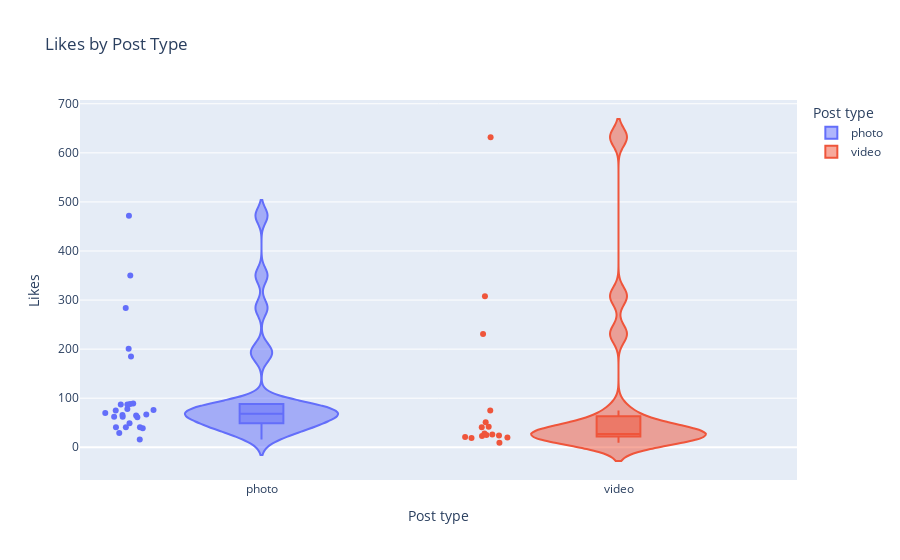

The code cell stored with this chart in its notebook:
### Code cell
fig = px.violin(combined_data, x ='Post type', y ='Likes', color = 'Post type', box = True,
                points = "all", hover_data = combined_data.columns,
                title = 'Likes by Post Type')
fig.show()

### Figure 1 — Plotly figure (JSON) as saved in the notebook; plotly's stock layout.template omitted (floating-point values rounded to 4 significant figures; data arrays with more than 128 entries replaced by an {"elided": "..."} marker saying what was removed)
{"data": [{"alignmentgroup": "True", "box": {"visible": true}, "customdata": {"elided": "79x9 mixed values"}, "hovertemplate": "Post type=%{x}<br>Likes=%{y}<br>Description=%{customdata[0]}<br>Duration (sec)=%{customdata[1]}<br>Shares=%{customdata[2]}<br>Plays=%{customdata[3]}<br>Comments=%{customdata[4]}<br>Saves=%{customdata[5]}<br>Impressions=%{customdata[6]}<br>Reach=%{customdata[7]}<br>Reactions=%{customdata[8]}<extra></extra>", "legendgroup": "photo", "marker": {"color": "#636efa"}, "name": "photo", "offsetgroup": "photo", "orientation": "v", "points": "all", "scalegroup": "True", "showlegend": true, "type": "violin", "x": ["photo", "photo", "photo", "photo", "photo", "photo", "photo", "photo", "photo", "photo", "photo", "photo", "photo", "photo", "photo", "photo", "photo", "photo", "photo", "photo", "photo", "photo", "photo", "photo", "photo", "photo", "photo", "photo", "photo", "photo", "photo", "photo", "photo", "photo", "photo", "photo", "photo", "photo", "photo", "photo", "photo", "photo", "photo", "photo", "photo", "photo", "photo", "photo", "photo", "photo", "photo", "photo", "photo", "photo", "photo", "photo", "photo", "photo", "photo", "photo", "photo", "photo", "photo", "photo", "photo", "photo", "photo", "photo", "photo", "photo", "photo", "photo", "photo", "photo", "photo", "photo", "photo", "photo", "photo"], "x0": " ", "xaxis": "x", "y": [88, 62, 61, 41, 70, 62, 350, 67, 29, 87, 76, 66, 16, 41, 65, 49, 89, 185, 201, 39, 472, 87, 284, 41, 75, 78, null, null, null, null, null, null, null, null, null, null, null, null, null, null, null, null, null, null, null, null, null, null, null, null, null, null, null, null, null, null, null, null, null, null, null, null, null, null, null, null, null, null, null, null, null, null, null, null, null, null, null, null, null], "y0": " ", "yaxis": "y"}, {"alignmentgroup": "True", "box": {"visible": true}, "customdata": {"elided": "32x9 mixed values"}, "hovertemplate": "Post type=%{x}<br>Likes=%{y}<br>Description=%{customdata[0]}<br>Duration (sec)=%{customdata[1]}<br>Shares=%{customdata[2]}<br>Plays=%{customdata[3]}<br>Comments=%{customdata[4]}<br>Saves=%{customdata[5]}<br>Impressions=%{customdata[6]}<br>Reach=%{customdata[7]}<br>Reactions=%{customdata[8]}<extra></extra>", "legendgroup": "video", "marker": {"color": "#EF553B"}, "name": "video", "offsetgroup": "video", "orientation": "v", "points": "all", "scalegroup": "True", "showlegend": true, "type": "violin", "x": ["video", "video", "video", "video", "video", "video", "video", "video", "video", "video", "video", "video", "video", "video", "video", "video", "video", "video", "video", "video", "video", "video", "video", "video", "video", "video", "video", "video", "video", "video", "video", "video"], "x0": " ", "xaxis": "x", "y": [308, 23, 231, 51, 21, 9, 632, 75, 25, 42, 19, 28, 41, 20, 26, 24, null, null, null, null, null, null, null, null, null, null, null, null, null, null, null, null], "y0": " ", "yaxis": "y"}], "layout": {"legend": {"title": {"text": "Post type"}, "tracegroupgap": 0}, "title": {"text": "Likes by Post Type"}, "violinmode": "overlay", "xaxis": {"anchor": "y", "categoryarray": ["photo", "video", null], "categoryorder": "array", "domain": [0, 1], "title": {"text": "Post type"}}, "yaxis": {"anchor": "x", "domain": [0, 1], "title": {"text": "Likes"}}}}
